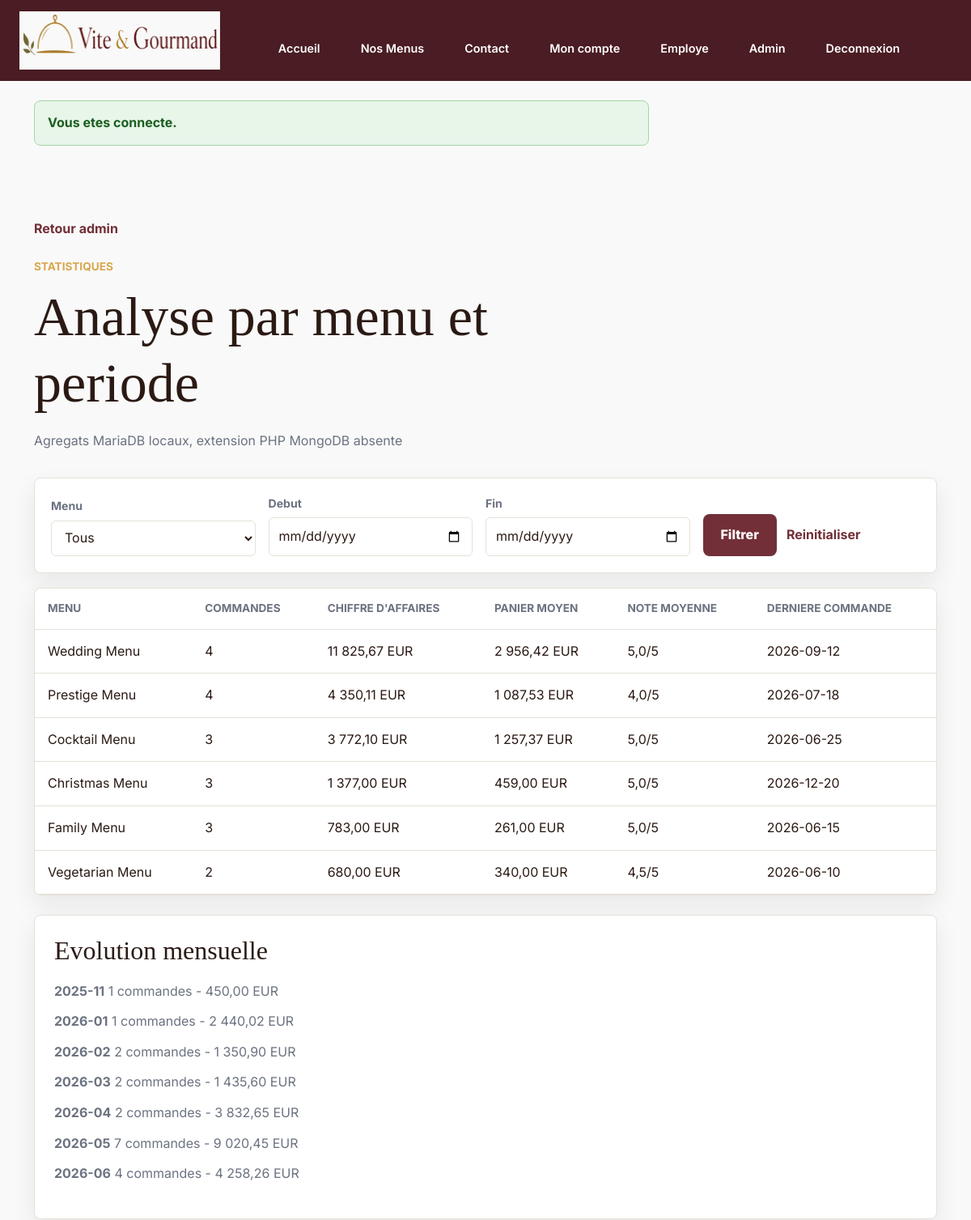
Page /admin/statistiques (signed in, upper part) on the earlier database version.
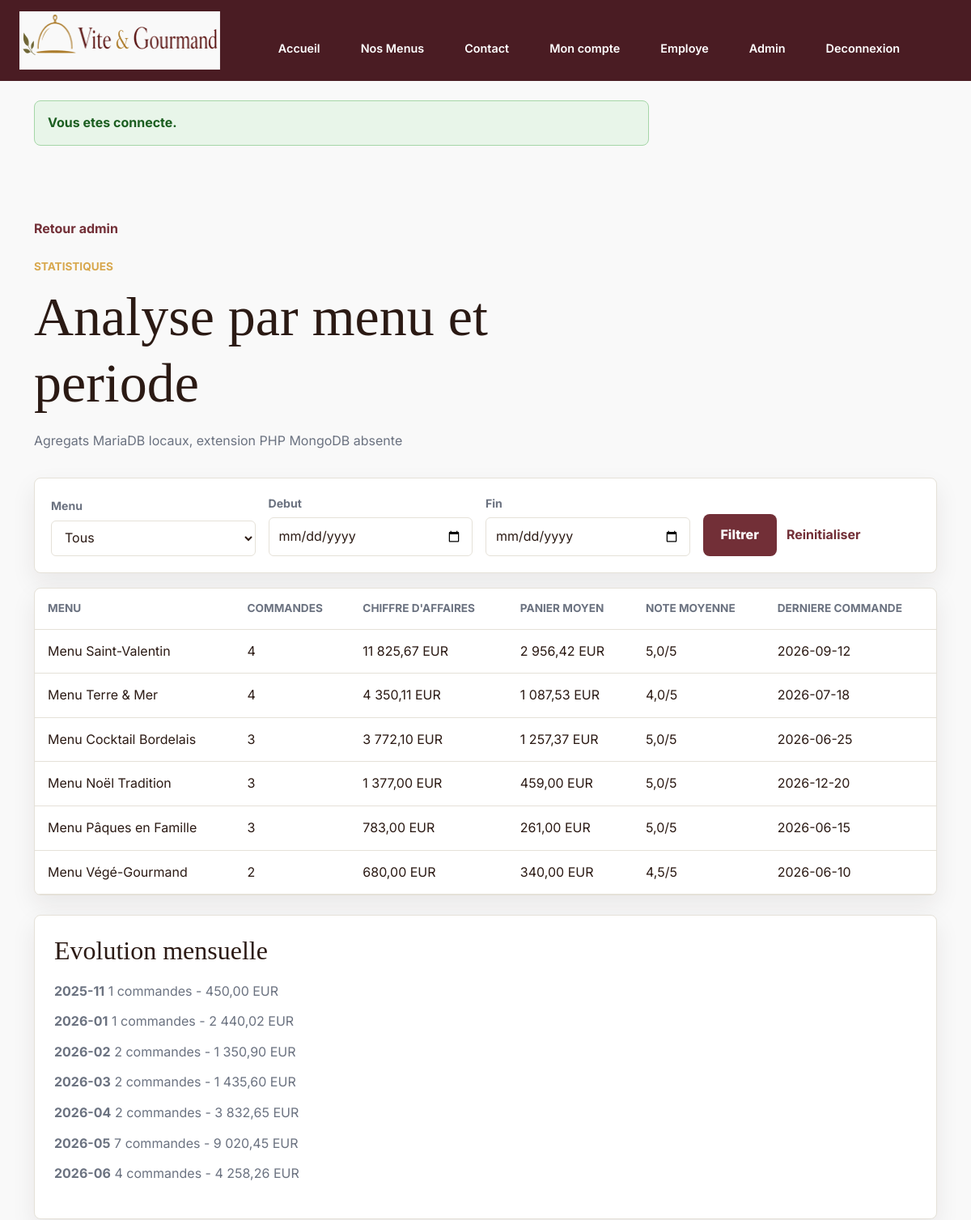
Same page on the later database version.
### tables this page shows
CREATE TABLE `menus` (
    `id_menu` INT UNSIGNED NOT NULL AUTO_INCREMENT,
    `id_regime` INT UNSIGNED NOT NULL,
    `id_theme` INT UNSIGNED NOT NULL,
    `titre` VARCHAR(120) NOT NULL,
    `description` TEXT NOT NULL,
    `conditions` TEXT NOT NULL,
    `nombre_personnes_minimum` INT UNSIGNED NOT NULL,
    `prix_minimum` DECIMAL(10,2) NOT NULL,
    `stock_disponible` INT UNSIGNED DEFAULT 0,
    `actif` BOOLEAN DEFAULT TRUE,
    `created_at` DATETIME DEFAULT CURRENT_TIMESTAMP,
    `updated_at` DATETIME NULL,
    CONSTRAINT `pk_menus`
        PRIMARY KEY (`id_menu`),
    INDEX `idx_menus_id_regime` (`id_regime`),
    INDEX `idx_menus_id_theme` (`id_theme`),
    INDEX `idx_menus_catalogue_filters` (`actif`, `id_theme`, `id_regime`, `prix_minimum`),
    INDEX `idx_menus_nombre_personnes_minimum` (`nombre_personnes_minimum`),
    CONSTRAINT `fk_menus_regimes`
        FOREIGN KEY (`id_regime`)
        REFERENCES `regimes` (`id_regime`)
        ON DELETE RESTRICT,
    CONSTRAINT `fk_menus_themes`
        FOREIGN KEY (`id_theme`)
        REFERENCES `themes` (`id_theme`)
        ON DELETE RESTRICT,
    CONSTRAINT `chk_menus_nombre_personnes_minimum`
        CHECK (`nombre_personnes_minimum` > 0),
    CONSTRAINT `chk_menus_prix_minimum`
        CHECK (`prix_minimum` >= 0),
    CONSTRAINT `chk_menus_stock_disponible`
        CHECK (`stock_disponible` >= 0)
);

### app/Core/BaseController.php (called while the page is built, shortened)
<?php
abstract class BaseController
{
    protected function view(string $view, array $data = []): void
    {
        $layoutPath = dirname(__DIR__) . '/Views/layouts/main.php';
        extract($data, EXTR_SKIP);
        require $layoutPath;
    }
    protected function e(mixed $value): string
    {
        return Security::escape($value);
    }
}

### app/Controllers/AdminController.php (called while the page is built, shortened)
<?php
final class AdminController extends BaseController
{
    public function statistics(): void
    {
        $statisticsModel = new StatisticsModel();
        $filters = $this->filters();
        $dashboard = $statisticsModel->dashboard($filters);
        $this->view('admin/statistics', [
            'pageTitle' => 'Statistiques - Vite & Gourmand',
            'dashboard' => $dashboard,
            'menus' => $statisticsModel->menus(),
            'filters' => $filters,
        ]);
    }
    private function filters(): array
    {
        return [
            'menu' => (int) Input::getString('menu'),
            'start' => Input::getString('start'),
            'end' => Input::getString('end'),
        ];
    }
}

### public/index.php (called while the page is built, shortened)
<?php
$router = new Router();
$router->dispatch(
    $_SERVER['REQUEST_METHOD'] ?? 'GET',
    parse_url($_SERVER['REQUEST_URI'] ?? '/', PHP_URL_PATH) ?: '/'
);

### app/Core/Input.php (called while the page is built, shortened)
<?php
final class Input
{
    public static function getString(string $key, string $default = ''): string
    {
        $value = $_GET[$key] ?? $default;
        return is_scalar($value) ? trim((string) $value) : $default;
    }
}

### app/Models/StatisticsModel.php (called while the page is built, shortened)
<?php
final class StatisticsModel extends BaseModel
{
    public function dashboard(array $filters = []): array
    {
        $menuStats = $this->menuStatistics($filters);
        return [
            'summary' => $this->summary($filters, $menuStats),
            'menuStats' => $menuStats,
            'monthlyStats' => $this->monthlyStatistics($filters),
            'source' => extension_loaded('mongodb')
                ? 'Agregats SQL, prets pour synchronisation MongoDB'
                : 'Agregats MariaDB locaux, extension PHP MongoDB absente',
        ];
    }
    private function menuStatistics(array $filters): array
    {
        $parameters = [];
        $joinConditions = ["c.id_menu = m.id_menu", "c.statut_actuel <> 'annulee'"];
        $whereConditions = ['m.actif = 1'];
        $joinClause = implode(' AND ', $joinConditions);
        $whereClause = implode(' AND ', $whereConditions);
        $sql = <<<SQL
            SELECT
                m.id_menu,
                m.titre AS menu_title,
                COUNT(c.id_commande) AS orders,
                COALESCE(SUM(c.prix_total), 0) AS revenue,
                COALESCE(AVG(c.prix_total), 0) AS average_basket,
                COALESCE(AVG(CASE WHEN a.statut = 'valide' THEN a.note END), 0) AS average_rating,
                MAX(c.date_prestation) AS last_order
            FROM menus m
            LEFT JOIN commandes c ON {$joinClause}
            LEFT JOIN avis a ON a.id_commande = c.id_commande
            WHERE {$whereClause}
            GROUP BY m.id_menu, m.titre
            ORDER BY revenue DESC, orders DESC, m.titre ASC
        SQL;
        $statement = $this->pdo()->prepare($sql);
        $statement->execute($parameters);
        return $statement->fetchAll();
    }
    private function summary(array $filters, array $menuStats): array
    {
        $parameters = [];
        $conditions = ["c.statut_actuel <> 'annulee'"];
        $sql = 'SELECT COUNT(*) AS total_orders, COALESCE(SUM(c.prix_total), 0) AS total_revenue, COALESCE(AVG(c.prix_total), 0) AS average_basket FROM commandes c WHERE ' . implode(' AND ', $conditions);
        $statement = $this->pdo()->prepare($sql);
        $statement->execute($parameters);
        $summary = $statement->fetch();
        $ratingStatement = $this->pdo()->query("SELECT COALESCE(AVG(note), 0) FROM avis WHERE statut = 'valide'");
        $activeMenusStatement = $this->pdo()->query('SELECT COUNT(*) FROM menus WHERE actif = 1');
        $topMenu = $menuStats[0]['menu_title'] ?? 'Aucun menu';
        return [
            'total_orders' => (int) ($summary['total_orders'] ?? 0),
            'total_revenue' => (float) ($summary['total_revenue'] ?? 0),
            'average_basket' => (float) ($summary['average_basket'] ?? 0),
            'average_rating' => (float) $ratingStatement->fetchColumn(),
            'active_menus' => (int) $activeMenusStatement->fetchColumn(),
            'top_menu' => $topMenu,
        ];
    }
    private function monthlyStatistics(array $filters): array
    {
        $parameters = [];
        $conditions = ["c.statut_actuel <> 'annulee'"];
        $sql = <<<SQL
            SELECT
                DATE_FORMAT(c.date_commande, '%Y-%m') AS month,
                COUNT(*) AS orders,
                COALESCE(SUM(c.prix_total), 0) AS revenue,
                COALESCE(AVG(c.prix_total), 0) AS average_basket
            FROM commandes c
            WHERE {conditions}
            GROUP BY DATE_FORMAT(c.date_commande, '%Y-%m')
            ORDER BY month ASC
        SQL;
        $sql = str_replace('{conditions}', implode(' AND ', $conditions), $sql);
        $statement = $this->pdo()->prepare($sql);
        $statement->execute($parameters);
        return $statement->fetchAll();
    }
}

### config/database.php (called while the page is built, shortened)
<?php
return [
    'default' => getenv('DB_CONNECTION') ?: 'mysql',
    'connections' => [
        'mysql' => [
            'driver' => 'mysql',
            'host' => getenv('DB_HOST') ?: 'localhost',
            'port' => getenv('DB_PORT') ?: '3306',
            'database' => getenv('DB_NAME') ?: 'vite_gourmand',
            'username' => getenv('DB_USER') ?: 'root',
            'password' => getenv('DB_PASSWORD') ?: '',
            'charset' => 'utf8mb4',
            'options' => [
                \PDO::ATTR_ERRMODE => \PDO::ERRMODE_EXCEPTION,
                \PDO::ATTR_DEFAULT_FETCH_MODE => \PDO::FETCH_ASSOC,
                \PDO::ATTR_EMULATE_PREPARES => false,
                \PDO::ATTR_STRINGIFY_FETCHES => false,
                \PDO::ATTR_PERSISTENT => false,
            ],
        ],
    ],
];

### app/Core/Database.php (called while the page is built, shortened)
<?php
final class Database
{
    private ?PDO $connection = null;
    public function getConnection(): PDO
    {
        if ($this->connection instanceof PDO) {
            return $this->connection;
        }
        $config = $this->config ?: require dirname(__DIR__, 2) . '/config/database.php';
        $mysql = $config['connections']['mysql'];
        $dsn = sprintf(
            'mysql:host=%s;port=%s;dbname=%s;charset=%s',
            $mysql['host'],
            $mysql['port'],
            $mysql['database'],
            $mysql['charset']
        );
        $this->connection = new PDO(
            $dsn,
            $mysql['username'],
            $mysql['password'],
            $mysql['options']
        );
        return $this->connection;
    }
}

### app/Core/BaseModel.php (called while the page is built, shortened)
<?php
abstract class BaseModel
{
    protected function pdo(): PDO
    {
        $this->database ??= new Database();
        return $this->database->getConnection();
    }
}

### app/Core/Security.php (called while the page is built, shortened)
<?php
final class Security
{
    public static function escape(mixed $value): string
    {
        return htmlspecialchars((string) $value, ENT_QUOTES | ENT_SUBSTITUTE, 'UTF-8');
    }
}

### app/Views/admin/statistics.php (the view, shortened to what the changed rows need)
<section class="page-section">
    <div class="container">
        <a class="back-link" href="/admin">Retour admin</a>
        <div class="section-heading">
            <p class="section-kicker">Statistiques</p>
            <h1>Analyse par menu et periode</h1>
            <p class="muted-text"><?= $this->e($dashboard['source']) ?></p>
        </div>
        <form class="menu-filters" action="/admin/statistiques" method="get">
            <div>
                <label for="menu">Menu</label>
                <select id="menu" name="menu">
                    <option value="">Tous</option>
                </select>
            </div>
            <div>
                <label for="start">Debut</label>
                <input id="start" name="start" type="date" value="<?= $this->e($filters['start']) ?>">
            </div>
            <div>
                <label for="end">Fin</label>
                <input id="end" name="end" type="date" value="<?= $this->e($filters['end']) ?>">
            </div>
            <div class="menu-filters-actions">
                <button class="primary-link" type="submit">Filtrer</button>
                <a class="secondary-link" href="/admin/statistiques">Reinitialiser</a>
            </div>
        </form>
        <div class="table-wrapper">
            <table class="data-table">
                <thead>
                    <tr>
                        <th>Menu</th>
                        <th>Commandes</th>
                        <th>Chiffre d'affaires</th>
                        <th>Panier moyen</th>
                        <th>Note moyenne</th>
                        <th>Derniere commande</th>
                    </tr>
                </thead>
                <tbody>
                    <?php foreach ($dashboard['menuStats'] as $row): ?>
                        <tr>
                            <td><?= $this->e($row['menu_title']) ?></td>
                            <td><?= (int) $row['orders'] ?></td>
                            <td><?= number_format((float) $row['revenue'], 2, ',', ' ') ?> EUR</td>
                            <td><?= number_format((float) $row['average_basket'], 2, ',', ' ') ?> EUR</td>
                            <td><?= number_format((float) $row['average_rating'], 1, ',', ' ') ?>/5</td>
                            <td><?= $this->e($row['last_order'] ?? 'Aucune') ?></td>
                        </tr>
                    <?php endforeach; ?>
                </tbody>
            </table>
        </div>
        <div class="chart-panel">
            <h2>Evolution mensuelle</h2>
            <div class="compact-list">
                <?php foreach ($dashboard['monthlyStats'] as $month): ?>
                    <span>
                        <strong><?= $this->e($month['month']) ?></strong>
                        <?= (int) $month['orders'] ?> commandes -
                        <?= number_format((float) $month['revenue'], 2, ',', ' ') ?> EUR
                    </span>
                <?php endforeach; ?>
            </div>
        </div>
    </div>
</section>

### app/Core/Router.php (shortened to what the changed rows need)
<?php
final class Router
{
    private array $routes = [];
    public function dispatch(string $method, string $path): void
    {
        $method = strtoupper($method);
        $path = $this->normalizePath($path);
        foreach ($this->routes[$method] ?? [] as $route) {
            if (preg_match($route['pattern'], $path, $matches) !== 1) {
                continue;
            }
            $parameters = [];
            $this->callHandler($route['handler'], $parameters);
            return;
        }
    }
    private function callHandler(array $handler, array $parameters = []): void
    {
        [$controllerClass, $action] = $handler;
        $controller = new $controllerClass();
        $controller->{$action}(...$parameters);
    }
    private function addRoute(string $method, string $path, array $handler, array $middlewares = []): void
    {
        $normalizedPath = $this->normalizePath($path);
        $this->routes[strtoupper($method)][] = [
            'path' => $normalizedPath,
            'pattern' => $this->compilePattern($normalizedPath),
            'parameters' => $this->extractParameterNames($normalizedPath),
            'handler' => $handler,
            'middlewares' => $middlewares,
        ];
    }
    private function normalizePath(string $path): string
    {
        $normalizedPath = '/' . trim($path, '/');
        return $normalizedPath === '/' ? '/' : rtrim($normalizedPath, '/');
    }
    private function compilePattern(string $path): string
    {
        $pattern = preg_replace('#\{([a-zA-Z_][a-zA-Z0-9_]*)\}#', '(?P<$1>[^/]+)', $path);
        return '#^' . $pattern . '$#';
    }
    private function extractParameterNames(string $path): array
    {
        preg_match_all('#\{([a-zA-Z_][a-zA-Z0-9_]*)\}#', $path, $matches);
        return $matches[1] ?? [];
    }
}

Differences in the rows shown:
changed menus: titre "Wedding Menu" → "Menu Saint-Valentin"
changed menus: titre "Prestige Menu" → "Menu Terre & Mer"
changed menus: titre "Cocktail Menu" → "Menu Cocktail Bordelais"
changed menus: titre "Christmas Menu" → "Menu Noël Tradition"
changed menus: titre "Family Menu" → "Menu Pâques en Famille"
changed menus: titre "Vegetarian Menu" → "Menu Végé-Gourmand"
